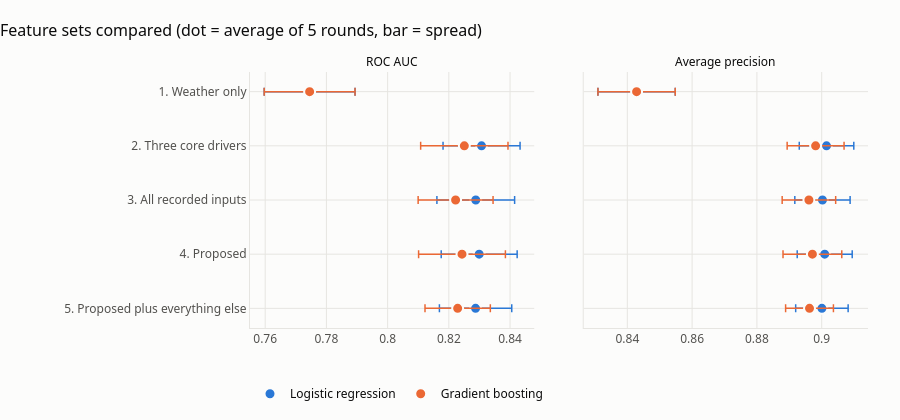

Notebook cell for this chart:
### Code cell
def dot_chart(table, title, height=420):
    fig = make_subplots(rows=1, cols=2, subplot_titles=["ROC AUC", "Average precision"], horizontal_spacing=0.08,
                        shared_yaxes=True)
    model_colors = {"Logistic regression": BLUE, "Gradient boosting": ORANGE}
    for col, (metric, spread) in enumerate([("roc_auc", "roc_auc_spread"), ("avg_precision", "avg_precision_spread")], start=1):
        for model_name, color in model_colors.items():
            part = table[table["model"] == model_name]
            fig.add_trace(go.Scatter(
                x=part[metric], y=part["feature_set"], mode="markers", name=model_name,
                legendgroup=model_name, showlegend=col == 1,
                marker=dict(color=color, size=11, line=dict(color=SURFACE, width=2)),
                error_x=dict(type="data", array=part[spread], color=color, thickness=1.5, width=4),
                hovertemplate=model_name + "<br>%{y}<br>%{x:.3f}<extra></extra>",
            ), row=1, col=col)
    fig.update_yaxes(autorange="reversed")
    fig.update_annotations(font=dict(size=12, color=INK))
    style(fig, title, height=height)
    fig.update_layout(legend=dict(orientation="h", y=-0.2, x=0, font=dict(color=INK)), margin=dict(l=250, b=90))
    return fig


dot_chart(comparison, "Feature sets compared (dot = average of 5 rounds, bar = spread)").show()

### Figure 1 — Plotly figure (JSON) as saved in the notebook; plotly's stock layout.template omitted (floating-point values rounded to 4 significant figures)
{"data": [{"error_x": {"array": [0.01484, 0.01258, 0.01269, 0.01241, 0.01182], "color": "#2a78d6", "thickness": 1.5, "type": "data", "width": 4}, "hovertemplate": "Logistic regression<br>%{y}<br>%{x:.3f}<extra></extra>", "legendgroup": "Logistic regression", "marker": {"color": "#2a78d6", "line": {"color": "#fcfcfb", "width": 2}, "size": 11}, "mode": "markers", "name": "Logistic regression", "showlegend": true, "type": "scatter", "x": [0.7745, 0.8307, 0.8288, 0.8299, 0.8287], "xaxis": "x", "y": ["1. Weather only", "2. Three core drivers", "3. All recorded inputs", "4. Proposed", "5. Proposed plus everything else"], "yaxis": "y"}, {"error_x": {"array": [0.01484, 0.01427, 0.01224, 0.01418, 0.01067], "color": "#eb6834", "thickness": 1.5, "type": "data", "width": 4}, "hovertemplate": "Gradient boosting<br>%{y}<br>%{x:.3f}<extra></extra>", "legendgroup": "Gradient boosting", "marker": {"color": "#eb6834", "line": {"color": "#fcfcfb", "width": 2}, "size": 11}, "mode": "markers", "name": "Gradient boosting", "showlegend": true, "type": "scatter", "x": [0.7745, 0.8251, 0.8222, 0.8243, 0.8229], "xaxis": "x", "y": ["1. Weather only", "2. Three core drivers", "3. All recorded inputs", "4. Proposed", "5. Proposed plus everything else"], "yaxis": "y"}, {"error_x": {"array": [0.01193, 0.008415, 0.008536, 0.00849, 0.008096], "color": "#2a78d6", "thickness": 1.5, "type": "data", "width": 4}, "hovertemplate": "Logistic regression<br>%{y}<br>%{x:.3f}<extra></extra>", "legendgroup": "Logistic regression", "marker": {"color": "#2a78d6", "line": {"color": "#fcfcfb", "width": 2}, "size": 11}, "mode": "markers", "name": "Logistic regression", "showlegend": false, "type": "scatter", "x": [0.8429, 0.9015, 0.9002, 0.9009, 0.9001], "xaxis": "x2", "y": ["1. Weather only", "2. Three core drivers", "3. All recorded inputs", "4. Proposed", "5. Proposed plus everything else"], "yaxis": "y2"}, {"error_x": {"array": [0.01193, 0.008781, 0.008257, 0.00907, 0.007382], "color": "#eb6834", "thickness": 1.5, "type": "data", "width": 4}, "hovertemplate": "Gradient boosting<br>%{y}<br>%{x:.3f}<extra></extra>", "legendgroup": "Gradient boosting", "marker": {"color": "#eb6834", "line": {"color": "#fcfcfb", "width": 2}, "size": 11}, "mode": "markers", "name": "Gradient boosting", "showlegend": false, "type": "scatter", "x": [0.8429, 0.8981, 0.8961, 0.8971, 0.8962], "xaxis": "x2", "y": ["1. Weather only", "2. Three core drivers", "3. All recorded inputs", "4. Proposed", "5. Proposed plus everything else"], "yaxis": "y2"}], "layout": {"annotations": [{"font": {"color": "#0b0b0b", "size": 12}, "showarrow": false, "text": "ROC AUC", "x": 0.23, "xanchor": "center", "xref": "paper", "y": 1.0, "yanchor": "bottom", "yref": "paper"}, {"font": {"color": "#0b0b0b", "size": 12}, "showarrow": false, "text": "Average precision", "x": 0.77, "xanchor": "center", "xref": "paper", "y": 1.0, "yanchor": "bottom", "yref": "paper"}], "font": {"color": "#52514e", "family": "Segoe UI, Arial, sans-serif", "size": 12}, "height": 420, "hoverlabel": {"bgcolor": "white", "font": {"color": "#0b0b0b"}}, "legend": {"font": {"color": "#0b0b0b"}, "orientation": "h", "x": 0, "y": -0.2}, "margin": {"b": 90, "l": 250, "r": 32, "t": 72}, "paper_bgcolor": "#fcfcfb", "plot_bgcolor": "#fcfcfb", "title": {"font": {"color": "#0b0b0b", "size": 16}, "text": "Feature sets compared (dot = average of 5 rounds, bar = spread)", "x": 0, "xanchor": "left"}, "xaxis": {"anchor": "y", "domain": [0.0, 0.46], "gridcolor": "#e6e5e1", "linecolor": "#e6e5e1", "zeroline": false}, "xaxis2": {"anchor": "y2", "domain": [0.54, 1.0], "gridcolor": "#e6e5e1", "linecolor": "#e6e5e1", "zeroline": false}, "yaxis": {"anchor": "x", "autorange": "reversed", "domain": [0.0, 1.0], "gridcolor": "#e6e5e1", "linecolor": "#e6e5e1", "zeroline": false}, "yaxis2": {"anchor": "x2", "autorange": "reversed", "domain": [0.0, 1.0], "gridcolor": "#e6e5e1", "linecolor": "#e6e5e1", "matches": "y", "showticklabels": false, "zeroline": false}}}
